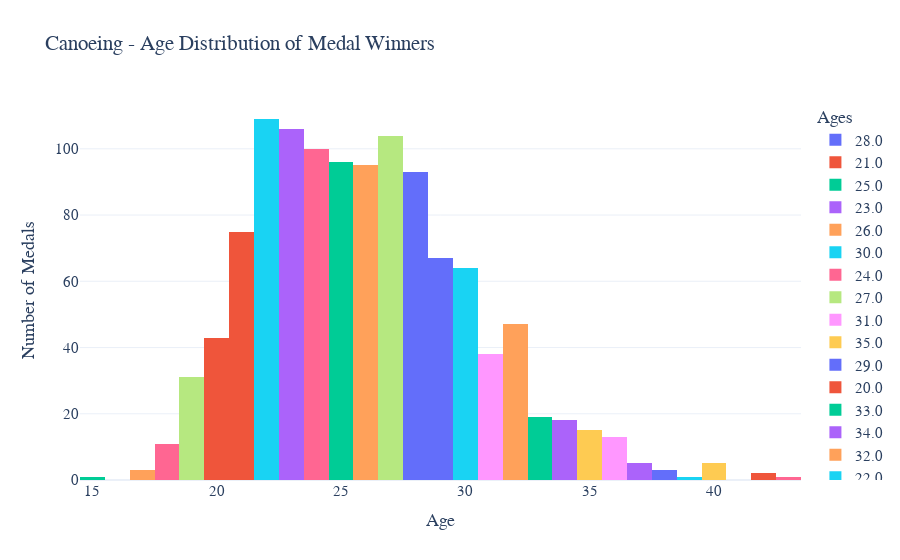

Notebook cell for this chart:
### Markdown cell above
Age distribution among medal winners in Canoeing.

### Code cell
# Filter data for Canoeing
age_distribution_canoeing = os_data_canoeing[os_data_canoeing["Sport"] == "Canoeing"]

# Age distribution for medal winners in Canoeing
fig_age_distribution_canoeing = px.histogram(age_distribution_canoeing, x="Age",
                                    title= "Canoeing - Age Distribution of Medal Winners",
                                    template="plotly_white",
                                    labels={"Age": "Ages","Medals":"Medals"}, # Kolla upp detta # Adjusted labels
                                    color="Age")

# Update layout
fig_age_distribution_canoeing.update_layout(
    xaxis_title="Age",
    yaxis_title="Number of Medals",
    font_family="Rockwell",
    font_size=15
)

# Show the age distribution for medal winners in Canoeing
fig_age_distribution_canoeing.show()

### Figure 1 — Plotly figure (JSON) as saved in the notebook; plotly's stock layout.template omitted (floating-point values rounded to 4 significant figures)
{"data": [{"alignmentgroup": "True", "bingroup": "x", "hovertemplate": "Ages=%{x}<br>count=%{y}<extra></extra>", "legendgroup": "28.0", "marker": {"color": "#636efa", "pattern": {"shape": ""}}, "name": "28.0", "offsetgroup": "28.0", "orientation": "v", "showlegend": true, "type": "histogram", "x": [28, 28, 28, 28, 28, 28, 28, 28, 28, 28, 28, 28, 28, 28, 28, 28, 28, 28, 28, 28, 28, 28, 28, 28, 28, 28, 28, 28, 28, 28, 28, 28, 28, 28, 28, 28, 28, 28, 28, 28, 28, 28, 28, 28, 28, 28, 28, 28, 28, 28, 28, 28, 28, 28, 28, 28, 28, 28, 28, 28, 28, 28, 28, 28, 28, 28, 28, 28, 28, 28, 28, 28, 28, 28, 28, 28, 28, 28, 28, 28, 28, 28, 28, 28, 28, 28, 28, 28, 28, 28, 28, 28, 28], "xaxis": "x", "yaxis": "y"}, {"alignmentgroup": "True", "bingroup": "x", "hovertemplate": "Ages=%{x}<br>count=%{y}<extra></extra>", "legendgroup": "21.0", "marker": {"color": "#EF553B", "pattern": {"shape": ""}}, "name": "21.0", "offsetgroup": "21.0", "orientation": "v", "showlegend": true, "type": "histogram", "x": [21, 21, 21, 21, 21, 21, 21, 21, 21, 21, 21, 21, 21, 21, 21, 21, 21, 21, 21, 21, 21, 21, 21, 21, 21, 21, 21, 21, 21, 21, 21, 21, 21, 21, 21, 21, 21, 21, 21, 21, 21, 21, 21, 21, 21, 21, 21, 21, 21, 21, 21, 21, 21, 21, 21, 21, 21, 21, 21, 21, 21, 21, 21, 21, 21, 21, 21, 21, 21, 21, 21, 21, 21, 21, 21], "xaxis": "x", "yaxis": "y"}, {"alignmentgroup": "True", "bingroup": "x", "hovertemplate": "Ages=%{x}<br>count=%{y}<extra></extra>", "legendgroup": "25.0", "marker": {"color": "#00cc96", "pattern": {"shape": ""}}, "name": "25.0", "offsetgroup": "25.0", "orientation": "v", "showlegend": true, "type": "histogram", "x": [25, 25, 25, 25, 25, 25, 25, 25, 25, 25, 25, 25, 25, 25, 25, 25, 25, 25, 25, 25, 25, 25, 25, 25, 25, 25, 25, 25, 25, 25, 25, 25, 25, 25, 25, 25, 25, 25, 25, 25, 25, 25, 25, 25, 25, 25, 25, 25, 25, 25, 25, 25, 25, 25, 25, 25, 25, 25, 25, 25, 25, 25, 25, 25, 25, 25, 25, 25, 25, 25, 25, 25, 25, 25, 25, 25, 25, 25, 25, 25, 25, 25, 25, 25, 25, 25, 25, 25, 25, 25, 25, 25, 25, 25, 25, 25], "xaxis": "x", "yaxis": "y"}, {"alignmentgroup": "True", "bingroup": "x", "hovertemplate": "Ages=%{x}<br>count=%{y}<extra></extra>", "legendgroup": "23.0", "marker": {"color": "#ab63fa", "pattern": {"shape": ""}}, "name": "23.0", "offsetgroup": "23.0", "orientation": "v", "showlegend": true, "type": "histogram", "x": [23, 23, 23, 23, 23, 23, 23, 23, 23, 23, 23, 23, 23, 23, 23, 23, 23, 23, 23, 23, 23, 23, 23, 23, 23, 23, 23, 23, 23, 23, 23, 23, 23, 23, 23, 23, 23, 23, 23, 23, 23, 23, 23, 23, 23, 23, 23, 23, 23, 23, 23, 23, 23, 23, 23, 23, 23, 23, 23, 23, 23, 23, 23, 23, 23, 23, 23, 23, 23, 23, 23, 23, 23, 23, 23, 23, 23, 23, 23, 23, 23, 23, 23, 23, 23, 23, 23, 23, 23, 23, 23, 23, 23, 23, 23, 23, 23, 23, 23, 23, 23, 23, 23, 23, 23, 23], "xaxis": "x", "yaxis": "y"}, {"alignmentgroup": "True", "bingroup": "x", "hovertemplate": "Ages=%{x}<br>count=%{y}<extra></extra>", "legendgroup": "26.0", "marker": {"color": "#FFA15A", "pattern": {"shape": ""}}, "name": "26.0", "offsetgroup": "26.0", "orientation": "v", "showlegend": true, "type": "histogram", "x": [26, 26, 26, 26, 26, 26, 26, 26, 26, 26, 26, 26, 26, 26, 26, 26, 26, 26, 26, 26, 26, 26, 26, 26, 26, 26, 26, 26, 26, 26, 26, 26, 26, 26, 26, 26, 26, 26, 26, 26, 26, 26, 26, 26, 26, 26, 26, 26, 26, 26, 26, 26, 26, 26, 26, 26, 26, 26, 26, 26, 26, 26, 26, 26, 26, 26, 26, 26, 26, 26, 26, 26, 26, 26, 26, 26, 26, 26, 26, 26, 26, 26, 26, 26, 26, 26, 26, 26, 26, 26, 26, 26, 26, 26, 26], "xaxis": "x", "yaxis": "y"}, {"alignmentgroup": "True", "bingroup": "x", "hovertemplate": "Ages=%{x}<br>count=%{y}<extra></extra>", "legendgroup": "30.0", "marker": {"color": "#19d3f3", "pattern": {"shape": ""}}, "name": "30.0", "offsetgroup": "30.0", "orientation": "v", "showlegend": true, "type": "histogram", "x": [30, 30, 30, 30, 30, 30, 30, 30, 30, 30, 30, 30, 30, 30, 30, 30, 30, 30, 30, 30, 30, 30, 30, 30, 30, 30, 30, 30, 30, 30, 30, 30, 30, 30, 30, 30, 30, 30, 30, 30, 30, 30, 30, 30, 30, 30, 30, 30, 30, 30, 30, 30, 30, 30, 30, 30, 30, 30, 30, 30, 30, 30, 30, 30], "xaxis": "x", "yaxis": "y"}, {"alignmentgroup": "True", "bingroup": "x", "hovertemplate": "Ages=%{x}<br>count=%{y}<extra></extra>", "legendgroup": "24.0", "marker": {"color": "#FF6692", "pattern": {"shape": ""}}, "name": "24.0", "offsetgroup": "24.0", "orientation": "v", "showlegend": true, "type": "histogram", "x": [24, 24, 24, 24, 24, 24, 24, 24, 24, 24, 24, 24, 24, 24, 24, 24, 24, 24, 24, 24, 24, 24, 24, 24, 24, 24, 24, 24, 24, 24, 24, 24, 24, 24, 24, 24, 24, 24, 24, 24, 24, 24, 24, 24, 24, 24, 24, 24, 24, 24, 24, 24, 24, 24, 24, 24, 24, 24, 24, 24, 24, 24, 24, 24, 24, 24, 24, 24, 24, 24, 24, 24, 24, 24, 24, 24, 24, 24, 24, 24, 24, 24, 24, 24, 24, 24, 24, 24, 24, 24, 24, 24, 24, 24, 24, 24, 24, 24, 24, 24], "xaxis": "x", "yaxis": "y"}, {"alignmentgroup": "True", "bingroup": "x", "hovertemplate": "Ages=%{x}<br>count=%{y}<extra></extra>", "legendgroup": "27.0", "marker": {"color": "#B6E880", "pattern": {"shape": ""}}, "name": "27.0", "offsetgroup": "27.0", "orientation": "v", "showlegend": true, "type": "histogram", "x": [27, 27, 27, 27, 27, 27, 27, 27, 27, 27, 27, 27, 27, 27, 27, 27, 27, 27, 27, 27, 27, 27, 27, 27, 27, 27, 27, 27, 27, 27, 27, 27, 27, 27, 27, 27, 27, 27, 27, 27, 27, 27, 27, 27, 27, 27, 27, 27, 27, 27, 27, 27, 27, 27, 27, 27, 27, 27, 27, 27, 27, 27, 27, 27, 27, 27, 27, 27, 27, 27, 27, 27, 27, 27, 27, 27, 27, 27, 27, 27, 27, 27, 27, 27, 27, 27, 27, 27, 27, 27, 27, 27, 27, 27, 27, 27, 27, 27, 27, 27, 27, 27, 27, 27], "xaxis": "x", "yaxis": "y"}, {"alignmentgroup": "True", "bingroup": "x", "hovertemplate": "Ages=%{x}<br>count=%{y}<extra></extra>", "legendgroup": "31.0", "marker": {"color": "#FF97FF", "pattern": {"shape": ""}}, "name": "31.0", "offsetgroup": "31.0", "orientation": "v", "showlegend": true, "type": "histogram", "x": [31, 31, 31, 31, 31, 31, 31, 31, 31, 31, 31, 31, 31, 31, 31, 31, 31, 31, 31, 31, 31, 31, 31, 31, 31, 31, 31, 31, 31, 31, 31, 31, 31, 31, 31, 31, 31, 31], "xaxis": "x", "yaxis": "y"}, {"alignmentgroup": "True", "bingroup": "x", "hovertemplate": "Ages=%{x}<br>count=%{y}<extra></extra>", "legendgroup": "35.0", "marker": {"color": "#FECB52", "pattern": {"shape": ""}}, "name": "35.0", "offsetgroup": "35.0", "orientation": "v", "showlegend": true, "type": "histogram", "x": [35, 35, 35, 35, 35, 35, 35, 35, 35, 35, 35, 35, 35, 35, 35], "xaxis": "x", "yaxis": "y"}, {"alignmentgroup": "True", "bingroup": "x", "hovertemplate": "Ages=%{x}<br>count=%{y}<extra></extra>", "legendgroup": "29.0", "marker": {"color": "#636efa", "pattern": {"shape": ""}}, "name": "29.0", "offsetgroup": "29.0", "orientation": "v", "showlegend": true, "type": "histogram", "x": [29, 29, 29, 29, 29, 29, 29, 29, 29, 29, 29, 29, 29, 29, 29, 29, 29, 29, 29, 29, 29, 29, 29, 29, 29, 29, 29, 29, 29, 29, 29, 29, 29, 29, 29, 29, 29, 29, 29, 29, 29, 29, 29, 29, 29, 29, 29, 29, 29, 29, 29, 29, 29, 29, 29, 29, 29, 29, 29, 29, 29, 29, 29, 29, 29, 29, 29], "xaxis": "x", "yaxis": "y"}, {"alignmentgroup": "True", "bingroup": "x", "hovertemplate": "Ages=%{x}<br>count=%{y}<extra></extra>", "legendgroup": "20.0", "marker": {"color": "#EF553B", "pattern": {"shape": ""}}, "name": "20.0", "offsetgroup": "20.0", "orientation": "v", "showlegend": true, "type": "histogram", "x": [20, 20, 20, 20, 20, 20, 20, 20, 20, 20, 20, 20, 20, 20, 20, 20, 20, 20, 20, 20, 20, 20, 20, 20, 20, 20, 20, 20, 20, 20, 20, 20, 20, 20, 20, 20, 20, 20, 20, 20, 20, 20, 20], "xaxis": "x", "yaxis": "y"}, {"alignmentgroup": "True", "bingroup": "x", "hovertemplate": "Ages=%{x}<br>count=%{y}<extra></extra>", "legendgroup": "33.0", "marker": {"color": "#00cc96", "pattern": {"shape": ""}}, "name": "33.0", "offsetgroup": "33.0", "orientation": "v", "showlegend": true, "type": "histogram", "x": [33, 33, 33, 33, 33, 33, 33, 33, 33, 33, 33, 33, 33, 33, 33, 33, 33, 33, 33], "xaxis": "x", "yaxis": "y"}, {"alignmentgroup": "True", "bingroup": "x", "hovertemplate": "Ages=%{x}<br>count=%{y}<extra></extra>", "legendgroup": "34.0", "marker": {"color": "#ab63fa", "pattern": {"shape": ""}}, "name": "34.0", "offsetgroup": "34.0", "orientation": "v", "showlegend": true, "type": "histogram", "x": [34, 34, 34, 34, 34, 34, 34, 34, 34, 34, 34, 34, 34, 34, 34, 34, 34, 34], "xaxis": "x", "yaxis": "y"}, {"alignmentgroup": "True", "bingroup": "x", "hovertemplate": "Ages=%{x}<br>count=%{y}<extra></extra>", "legendgroup": "32.0", "marker": {"color": "#FFA15A", "pattern": {"shape": ""}}, "name": "32.0", "offsetgroup": "32.0", "orientation": "v", "showlegend": true, "type": "histogram", "x": [32, 32, 32, 32, 32, 32, 32, 32, 32, 32, 32, 32, 32, 32, 32, 32, 32, 32, 32, 32, 32, 32, 32, 32, 32, 32, 32, 32, 32, 32, 32, 32, 32, 32, 32, 32, 32, 32, 32, 32, 32, 32, 32, 32, 32, 32, 32], "xaxis": "x", "yaxis": "y"}, {"alignmentgroup": "True", "bingroup": "x", "hovertemplate": "Ages=%{x}<br>count=%{y}<extra></extra>", "legendgroup": "22.0", "marker": {"color": "#19d3f3", "pattern": {"shape": ""}}, "name": "22.0", "offsetgroup": "22.0", "orientation": "v", "showlegend": true, "type": "histogram", "x": [22, 22, 22, 22, 22, 22, 22, 22, 22, 22, 22, 22, 22, 22, 22, 22, 22, 22, 22, 22, 22, 22, 22, 22, 22, 22, 22, 22, 22, 22, 22, 22, 22, 22, 22, 22, 22, 22, 22, 22, 22, 22, 22, 22, 22, 22, 22, 22, 22, 22, 22, 22, 22, 22, 22, 22, 22, 22, 22, 22, 22, 22, 22, 22, 22, 22, 22, 22, 22, 22, 22, 22, 22, 22, 22, 22, 22, 22, 22, 22, 22, 22, 22, 22, 22, 22, 22, 22, 22, 22, 22, 22, 22, 22, 22, 22, 22, 22, 22, 22, 22, 22, 22, 22, 22, 22, 22, 22, 22], "xaxis": "x", "yaxis": "y"}, {"alignmentgroup": "True", "bingroup": "x", "hovertemplate": "Ages=%{x}<br>count=%{y}<extra></extra>", "legendgroup": "18.0", "marker": {"color": "#FF6692", "pattern": {"shape": ""}}, "name": "18.0", "offsetgroup": "18.0", "orientation": "v", "showlegend": true, "type": "histogram", "x": [18, 18, 18, 18, 18, 18, 18, 18, 18, 18, 18], "xaxis": "x", "yaxis": "y"}, {"alignmentgroup": "True", "bingroup": "x", "hovertemplate": "Ages=%{x}<br>count=%{y}<extra></extra>", "legendgroup": "19.0", "marker": {"color": "#B6E880", "pattern": {"shape": ""}}, "name": "19.0", "offsetgroup": "19.0", "orientation": "v", "showlegend": true, "type": "histogram", "x": [19, 19, 19, 19, 19, 19, 19, 19, 19, 19, 19, 19, 19, 19, 19, 19, 19, 19, 19, 19, 19, 19, 19, 19, 19, 19, 19, 19, 19, 19, 19], "xaxis": "x", "yaxis": "y"}, {"alignmentgroup": "True", "bingroup": "x", "hovertemplate": "Ages=%{x}<br>count=%{y}<extra></extra>", "legendgroup": "36.0", "marker": {"color": "#FF97FF", "pattern": {"shape": ""}}, "name": "36.0", "offsetgroup": "36.0", "orientation": "v", "showlegend": true, "type": "histogram", "x": [36, 36, 36, 36, 36, 36, 36, 36, 36, 36, 36, 36, 36], "xaxis": "x", "yaxis": "y"}, {"alignmentgroup": "True", "bingroup": "x", "hovertemplate": "Ages=%{x}<br>count=%{y}<extra></extra>", "legendgroup": "40.0", "marker": {"color": "#FECB52", "pattern": {"shape": ""}}, "name": "40.0", "offsetgroup": "40.0", "orientation": "v", "showlegend": true, "type": "histogram", "x": [40, 40, 40, 40, 40], "xaxis": "x", "yaxis": "y"}, {"alignmentgroup": "True", "bingroup": "x", "hovertemplate": "Ages=%{x}<br>count=%{y}<extra></extra>", "legendgroup": "38.0", "marker": {"color": "#636efa", "pattern": {"shape": ""}}, "name": "38.0", "offsetgroup": "38.0", "orientation": "v", "showlegend": true, "type": "histogram", "x": [38, 38, 38], "xaxis": "x", "yaxis": "y"}, {"alignmentgroup": "True", "bingroup": "x", "hovertemplate": "Ages=%{x}<br>count=%{y}<extra></extra>", "legendgroup": "42.0", "marker": {"color": "#EF553B", "pattern": {"shape": ""}}, "name": "42.0", "offsetgroup": "42.0", "orientation": "v", "showlegend": true, "type": "histogram", "x": [42, 42], "xaxis": "x", "yaxis": "y"}, {"alignmentgroup": "True", "bingroup": "x", "hovertemplate": "Ages=%{x}<br>count=%{y}<extra></extra>", "legendgroup": "15.0", "marker": {"color": "#00cc96", "pattern": {"shape": ""}}, "name": "15.0", "offsetgroup": "15.0", "orientation": "v", "showlegend": true, "type": "histogram", "x": [15], "xaxis": "x", "yaxis": "y"}, {"alignmentgroup": "True", "bingroup": "x", "hovertemplate": "Ages=%{x}<br>count=%{y}<extra></extra>", "legendgroup": "37.0", "marker": {"color": "#ab63fa", "pattern": {"shape": ""}}, "name": "37.0", "offsetgroup": "37.0", "orientation": "v", "showlegend": true, "type": "histogram", "x": [37, 37, 37, 37, 37], "xaxis": "x", "yaxis": "y"}, {"alignmentgroup": "True", "bingroup": "x", "hovertemplate": "Ages=%{x}<br>count=%{y}<extra></extra>", "legendgroup": "17.0", "marker": {"color": "#FFA15A", "pattern": {"shape": ""}}, "name": "17.0", "offsetgroup": "17.0", "orientation": "v", "showlegend": true, "type": "histogram", "x": [17, 17, 17], "xaxis": "x", "yaxis": "y"}, {"alignmentgroup": "True", "bingroup": "x", "hovertemplate": "Ages=%{x}<br>count=%{y}<extra></extra>", "legendgroup": "39.0", "marker": {"color": "#19d3f3", "pattern": {"shape": ""}}, "name": "39.0", "offsetgroup": "39.0", "orientation": "v", "showlegend": true, "type": "histogram", "x": [39], "xaxis": "x", "yaxis": "y"}, {"alignmentgroup": "True", "bingroup": "x", "hovertemplate": "Ages=%{x}<br>count=%{y}<extra></extra>", "legendgroup": "43.0", "marker": {"color": "#FF6692", "pattern": {"shape": ""}}, "name": "43.0", "offsetgroup": "43.0", "orientation": "v", "showlegend": true, "type": "histogram", "x": [43], "xaxis": "x", "yaxis": "y"}], "layout": {"barmode": "relative", "font": {"family": "Rockwell", "size": 15}, "legend": {"title": {"text": "Ages"}, "tracegroupgap": 0}, "title": {"text": "Canoeing - Age Distribution of Medal Winners"}, "xaxis": {"anchor": "y", "categoryarray": [28, 21, 25, 23, 26, 30, 24, 27, 31, 35, 29, 20, 33, 34, 32, 22, 18, 19, 36, 40, 38, 42, 15, 37, 17, 39, 43], "categoryorder": "array", "domain": [0, 1], "title": {"text": "Age"}}, "yaxis": {"anchor": "x", "domain": [0, 1], "title": {"text": "Number of Medals"}}}}
